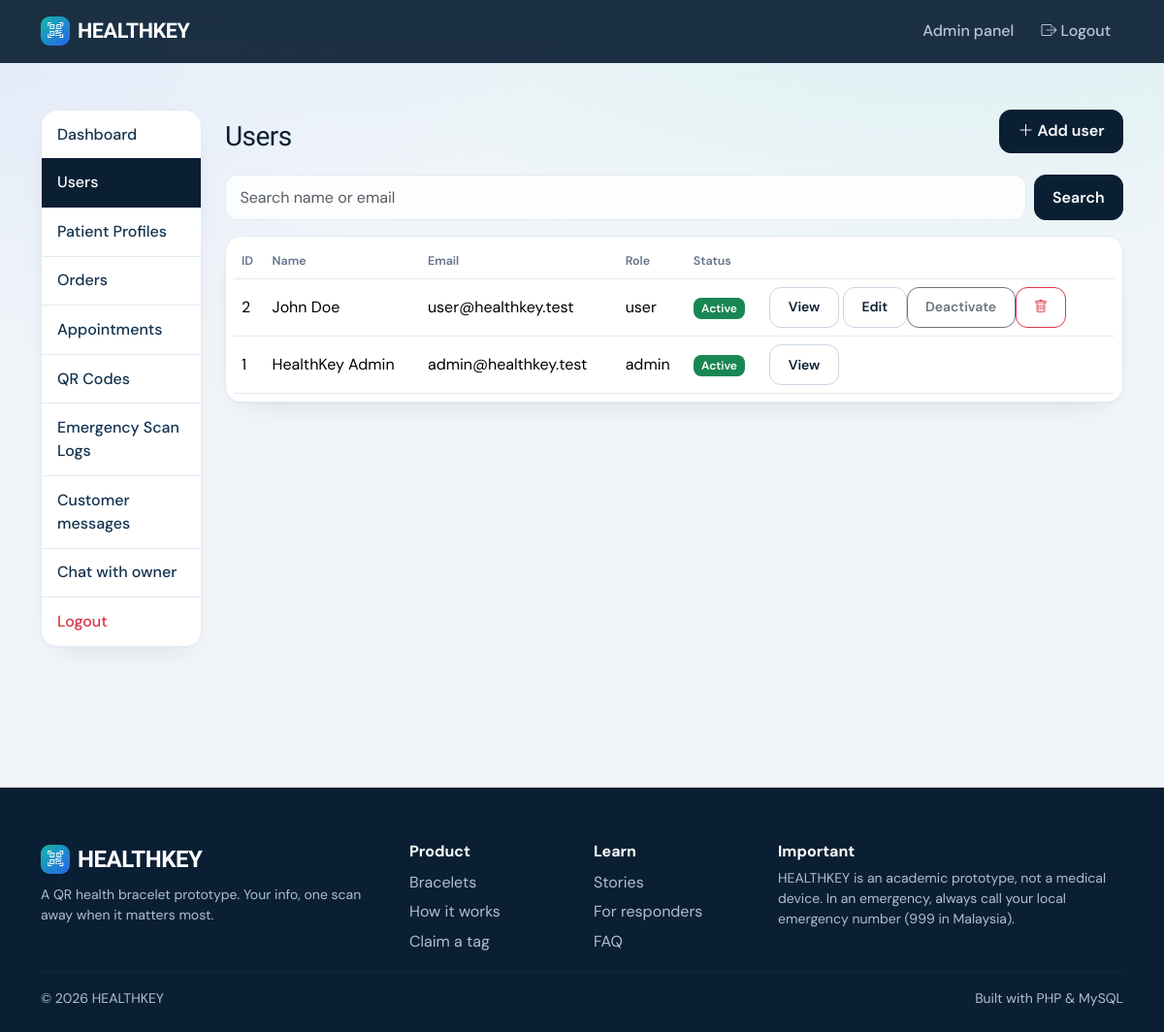
Before: /admin/users.php (signed in) with the older database file.
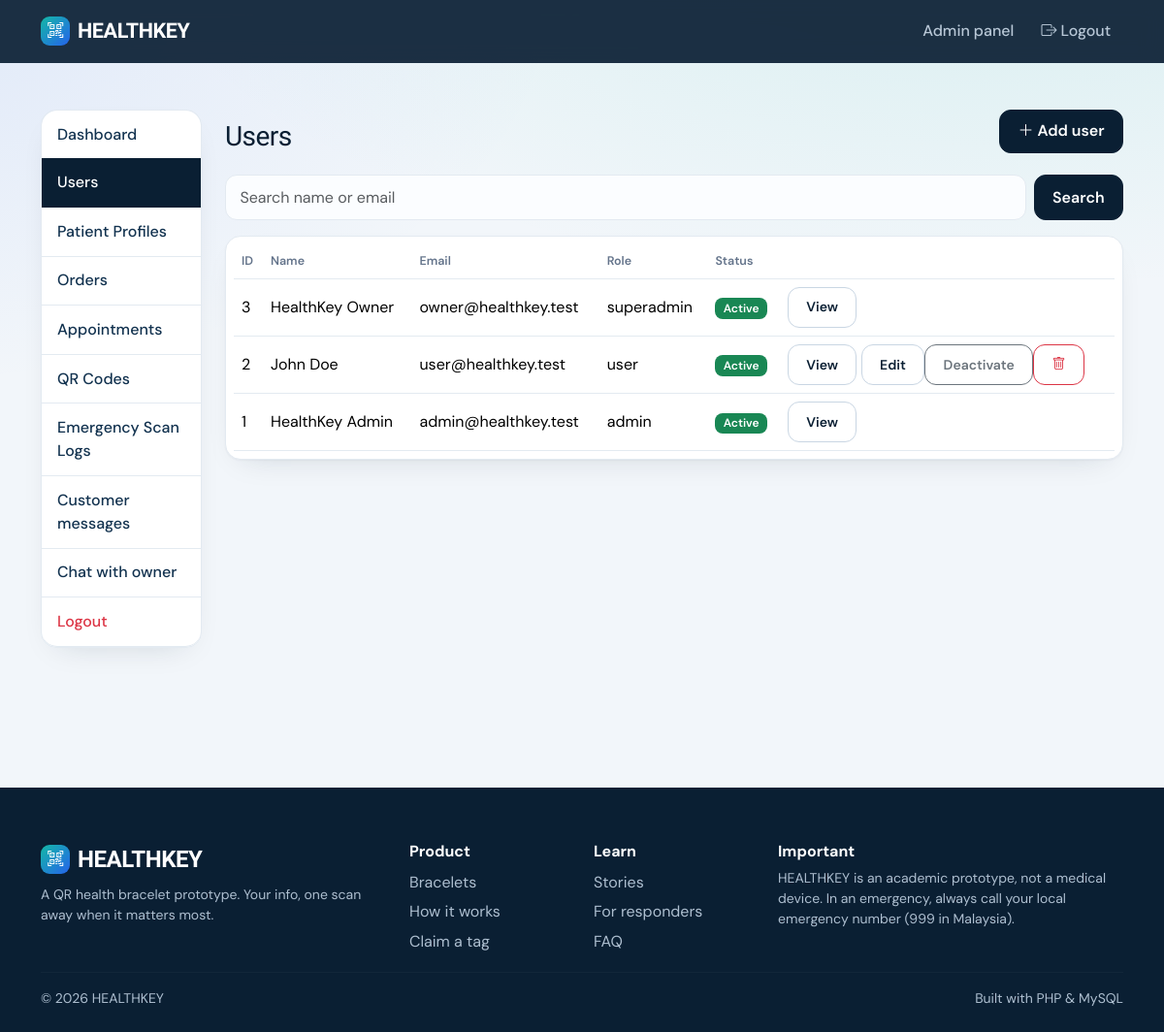
After: the same page with the newer database file.
### tables this page shows
CREATE TABLE users(id INT AUTO_INCREMENT PRIMARY KEY,name VARCHAR(100) NOT NULL,email VARCHAR(150) NOT NULL UNIQUE,password VARCHAR(255) NOT NULL,phone VARCHAR(30),role ENUM('user','admin','superadmin') NOT NULL DEFAULT 'user',is_active TINYINT DEFAULT 1,created_at TIMESTAMP DEFAULT CURRENT_TIMESTAMP,updated_at TIMESTAMP DEFAULT CURRENT_TIMESTAMP ON UPDATE CURRENT_TIMESTAMP);

### includes/functions.php (called while the page is built, shortened)
<?php
function e($v){return htmlspecialchars((string)$v,ENT_QUOTES,'UTF-8');}

### includes/database.php (called while the page is built)
<?php
function db(){static $p;if(!$p){$p=new PDO('mysql:host='.DB_HOST.';dbname='.DB_NAME.';charset=utf8mb4',DB_USER,DB_PASS,[PDO::ATTR_ERRMODE=>PDO::ERRMODE_EXCEPTION,PDO::ATTR_DEFAULT_FETCH_MODE=>PDO::FETCH_ASSOC]);}return $p;}
function q($sql,$a=[]){$s=db()->prepare($sql);$s->execute($a);return $s;}

### includes/auth.php (called while the page is built, shortened)
<?php
function user(){static $u=false;if($u===false){$u=!empty($_SESSION['uid'])?q('SELECT * FROM users WHERE id=? AND is_active=1',[$_SESSION['uid']])->fetch():null;}return $u?:null;}
function is_staff($u=null){$u=$u??user();return $u&&in_array($u['role'],['admin','superadmin']);}
function require_admin(){if(!is_staff()){http_response_code(403);die('You do not have permission to access this page.');}}

### admin/users.php (the view, shortened to what this page needs)
<?php require '_top.php';
$s='%'.trim($_GET['s']??'').'%';[$pg,$off,$per]=page(0);
$rows=q("SELECT * FROM users WHERE name LIKE ? OR email LIKE ? ORDER BY id DESC LIMIT $per OFFSET $off",[$s,$s])->fetchAll();?>
<div class="page-head"><h3 class="mb-0">Users</h3><a class="btn btn-primary" href="user-form.php"><i class="bi bi-plus-lg"></i> Add user</a></div>
<form class="mb-3 d-flex gap-2"><input name="s" class="form-control" placeholder="Search name or email" value="<?=e($_GET['s']??'')?>"><button class="btn btn-primary">Search</button></form>
<div class="table-responsive card p-2"><table class="table align-middle mb-0"><tr><th>ID</th><th>Name</th><th>Email</th><th>Role</th><th>Status</th><th></th></tr>
<?php foreach($rows as $r):?><tr><td><?=$r['id']?></td><td><?=e($r['name'])?></td><td><?=e($r['email'])?></td><td><?=$r['role']?></td><td><span class="badge <?=$r['is_active']?'bg-success':'bg-secondary'?>"><?=$r['is_active']?'Active':'Deactivated'?></span></td>
<td class="text-nowrap"><a class="btn btn-sm btn-outline-primary" href="user-view.php?id=<?=$r['id']?>">View</a> <?php if($r['role']==='user'||$super):?><a class="btn btn-sm btn-outline-primary" href="user-form.php?id=<?=$r['id']?>">Edit</a><?php endif;?>
<?php if($r['role']==='user'):?><form method="post" class="d-inline"><?=csrf()?><input type="hidden" name="id" value="<?=$r['id']?>"><button class="btn btn-sm btn-outline-secondary"><?=$r['is_active']?'Deactivate':'Activate'?></button></form><?php endif;?>
<?php if($r['id']!=$u['id']&&$r['role']!=='superadmin'&&($r['role']==='user'||$super)):?><form method="post" class="d-inline" onsubmit="return confirm('Permanently delete <?=e(addslashes($r['name']))?> and ALL their data?')"><?=csrf()?><input type="hidden" name="act" value="delete"><input type="hidden" name="id" value="<?=$r['id']?>"><button class="btn btn-sm btn-outline-danger"><i class="bi bi-trash"></i></button></form><?php endif;?></td></tr><?php endforeach;?></table></div><?php pager($tot);?>
<?php require '_bottom.php';

### admin/_top.php (shortened to what this page needs)
<?php require_once __DIR__.'/../includes/bootstrap.php'; require_admin(); $u=user(); $super=$u['role']==='superadmin';
$nav=['index'=>'Dashboard','users'=>'Users','patients'=>'Patient Profiles','orders'=>'Orders','appointments'=>'Appointments','qr-codes'=>'QR Codes','scan-logs'=>'Emergency Scan Logs'];
if($super)$nav=['index'=>'Dashboard','bracelets'=>'Bracelets','staff'=>'Staff (admins)','staff-chat'=>'Staff chat']+array_slice($nav,1);
else{$nav['messages']='Customer messages';$nav['staff-chat']='Chat with owner';}
$cur=basename($_SERVER['SCRIPT_NAME'],'.php');$cur=['user-view'=>'users','user-form'=>'users','bracelet-form'=>'bracelets','staff-form'=>'staff'][$cur]??$cur;
function page($rows,$per=15){$p=max(1,(int)($_GET['page']??1));return [$p,($p-1)*$per,$per];}
$title=$super?'Owner':'Admin'; require __DIR__.'/../includes/header.php'; ?>
<div class="row"><div class="col-lg-2 mb-3"><?php if($super):?><span class="badge mb-2" style="background:var(--teal);color:var(--ink)"><i class="bi bi-star-fill"></i> Owner</span><?php endif;?><div class="list-group">
<?php foreach($nav as $f=>$l):?><a class="list-group-item list-group-item-action <?=$cur===$f?'active':''?>" href="<?=BASE_URL?>/admin/<?=$f?>.php"><?=$l?></a><?php endforeach;?>
<a class="list-group-item list-group-item-action text-danger" href="<?=BASE_URL?>/logout.php">Logout</a></div></div><div class="col-lg-10">

Changed rows visible on the page:
added users: id "3", name "HealthKey Owner", email "owner@healthkey.test", role "superadmin", is_active "Active"
